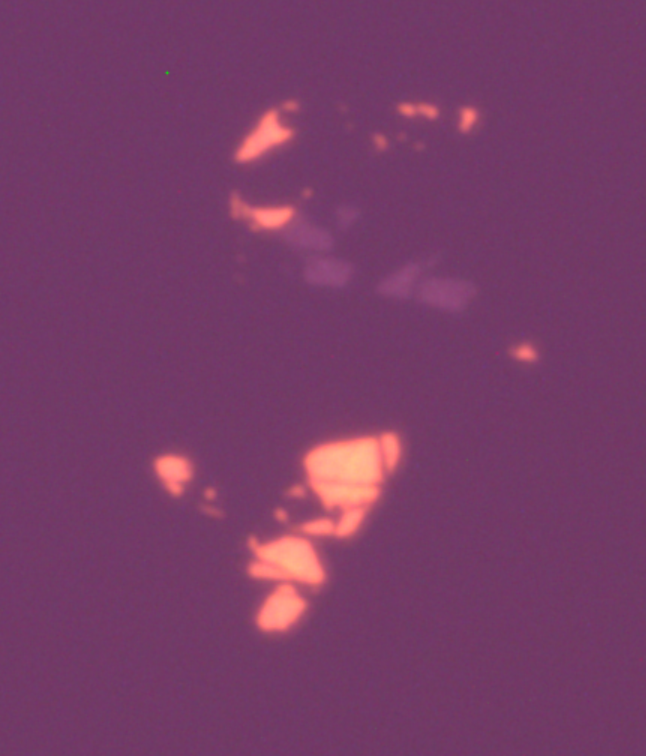
#> input picture images/TMDs.tif, 646 x 756 px
$ jupyter execute display_images_CV_Gui.ipynb
#> lines starting #> are read from the running program, lines starting #| are printed output that depends on the picture
[cell 1]
import cv2 as cv

# Display images with a OpenCV's GUI functionality

[cell 2]
# Open Images
tmd_bgr = cv.imread("images/TMDs.tif")
#> tmd_bgr is the input picture: shape (756, 646, 3); mean B, G, R 103.5, 60.6, 119.7
tmd_hsv = cv.imread("images/TMDs_HSV.tif")
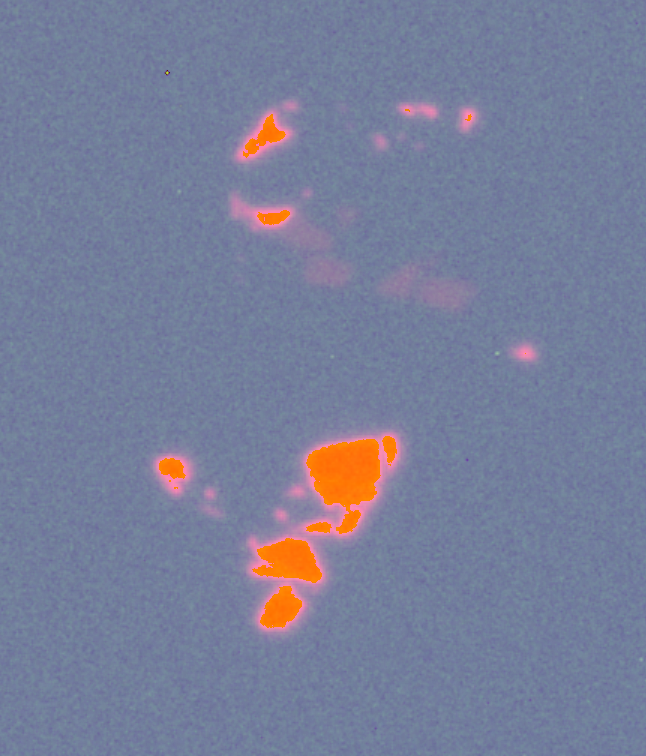
#> input picture images/TMDs_HSV.tif, 646 x 756 px
#> tmd_hsv is the input picture: shape (756, 646, 3); mean B, G, R 154, 126.5, 119.7
tmd_lab = cv.imread("images/TMDs_Lab.tif")
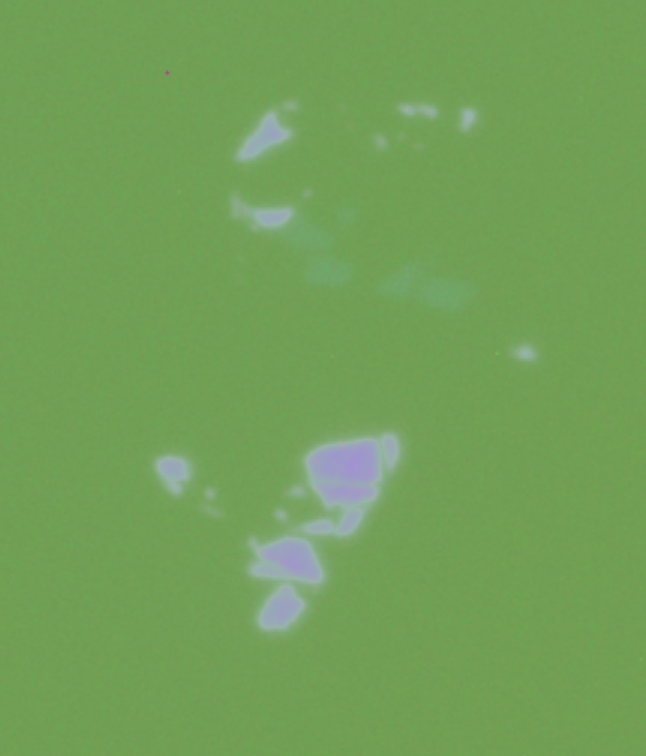
#> input picture images/TMDs_Lab.tif, 646 x 756 px
#> tmd_lab is the input picture: shape (756, 646, 3); mean B, G, R 87.9, 160.1, 114.2

# Display Images
cv.imshow("BGR", tmd_bgr)
cv.imshow("HSV", tmd_hsv)
cv.imshow("Lab", tmd_lab)

# Wait here until a key is pressed
cv.waitKey(0)

# Clean-up
cv.destroyAllWindows()
